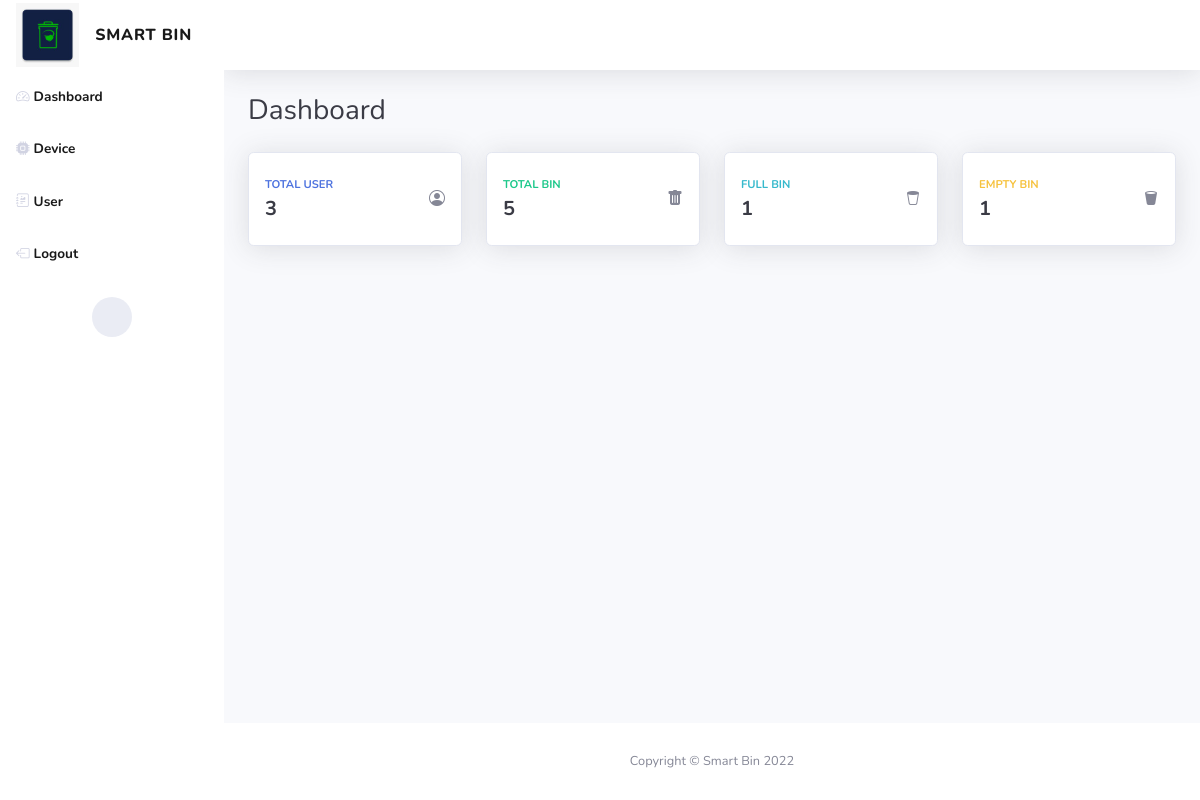
The app's page / (signed in) with its own data.
### landing/models.py (models this page shows, shortened)
class SiteInfo(models.Model):
    name = models.CharField(max_length=50)
    icon = models.ImageField(upload_to='Logo')
    logo = models.ImageField(upload_to='Logo')

### landing/views.py (the view)
# urls.py: 2. Add a URL to urlpatterns:  path('', views.home, name='home')
@login_required
def home(request):
    site = SiteInfo.objects.all().first()
    user = AppUser.objects.all().count()
    bin = Device.objects.all().count()
    fullbin = Device.objects.filter(percentage__gte=90).count()
    emptybin = Device.objects.filter(percentage__lte=10).count()
    context = {
        "title": "Dashboard",
        "site": site,
        "user": user,
        "bin": bin,
        "fullbin": fullbin,
        "emptybin": emptybin,
    }
    return render(request, 'dashboard/index.html', context)

### templates/dashboard/index.html
{% extends "dashboard/base.html" %}
{% block content %}
<div class="container-fluid">
    <div class="d-sm-flex justify-content-between align-items-center mb-4">
        <h3 class="text-dark mb-0">Dashboard</h3>
    </div>
    <div class="row">
        <div class="col-md-6 col-xl-3 mb-4">
            <div class="card shadow border-start-primary py-2">
                <div class="card-body">
                    <div class="row align-items-center no-gutters">
                        <div class="col me-2">
                            <div class="text-uppercase text-primary fw-bold text-xs mb-1">
                                <span>Total User</span></div>
                            <div class="text-dark fw-bold h5 mb-0"><span>{{user}}</span></div>
                        </div>
                        <div class="col-auto"><i class="bi bi-person-circle"></i></div>
                    </div>
                </div>
            </div>
        </div>
        <div class="col-md-6 col-xl-3 mb-4">
            <div class="card shadow border-start-success py-2">
                <div class="card-body">
                    <div class="row align-items-center no-gutters">
                        <div class="col me-2">
                            <div class="text-uppercase text-success fw-bold text-xs mb-1">
                                <span>Total Bin</span></div>
                            <div class="text-dark fw-bold h5 mb-0"><span>{{bin}}</span></div>
                        </div>
                        <div class="col-auto"><i class="bi bi-trash-fill"></i></div>
                    </div>
                </div>
            </div>
        </div>
        <div class="col-md-6 col-xl-3 mb-4">
            <div class="card shadow border-start-info py-2">
                <div class="card-body">
                    <div class="row align-items-center no-gutters">
                        <div class="col me-2">
                            <div class="text-uppercase text-info fw-bold text-xs mb-1"><span>Full Bin</span></div>
                            <div class="row g-0 align-items-center">
                                <div class="col-auto">
                                    <div class="text-dark fw-bold h5 mb-0 me-3"><span>{{fullbin}}</span></div>
                                </div>
                            </div>
                        </div>
                        <div class="col-auto"><i class="bi bi-trash2"></i></div>
                    </div>
                </div>
            </div>
        </div>
        <div class="col-md-6 col-xl-3 mb-4">
            <div class="card shadow border-start-warning py-2">
                <div class="card-body">
                    <div class="row align-items-center no-gutters">
                        <div class="col me-2">
                            <div class="text-uppercase text-warning fw-bold text-xs mb-1">
                                <span>Empty Bin&nbsp;</span></div>
                            <div class="text-dark fw-bold h5 mb-0"><span>{{emptybin}}</span></div>
                        </div>
                        <div class="col-auto"><i class="bi bi-trash2-fill"></i></div>
                    </div>
                </div>
            </div>
        </div>
    </div>
</div>
{% endblock %}

### templates/dashboard/base.html (shortened to what this page needs)
{% load static %}
<!DOCTYPE html>
<html>
<head>
    <link rel="stylesheet" href="{% static 'dashboard/assets/bootstrap/css/bootstrap.min.css' %}">
    <link rel="stylesheet" href="{% static 'dashboard/assets/fonts/fontawesome-all.min.css' %}">
    <link rel="stylesheet" href="https://cdn.jsdelivr.net/npm/bootstrap-icons@1.9.1/font/bootstrap-icons.css">
</head>
<body id="page-top">
<div id="wrapper">
    <nav class="navbar navbar-light textmuted text-muted align-items-start sidebar sidebar-light accordion bg-white p-0">
        <div class="container-fluid d-flex flex-column p-0"><a
                class="navbar-brand link-danger d-flex justify-content-center align-items-center sidebar-brand m-0"
                href="#">
            <div class="sidebar-brand-icon"><img src="{{ site.logo.url }}" class="img-fluid"></div>
            <div class="sidebar-brand-text mx-3"><span>{{ site.name }}</span></div>
        </a>
            <ul class="navbar-nav text-dark" id="accordionSidebar">
                <li class="nav-item"><a class="nav-link active" href="{% url 'home' %}"><i class="bi bi-speedometer2"></i><span>Dashboard</span></a>
                </li>
                <li class="nav-item"><a class="nav-link active" href="{% url 'device_list' %}"><i
                        class="bi bi-cpu-fill"></i><span>Device</span></a></li>
                <li class="nav-item"><a class="nav-link active" href="{% url 'user_list' %}"><i
                        class="bi bi-journal-richtext"></i><span>User</span></a></li>
                <li class="nav-item"><a
                        class="nav-link active" href="{% url 'logout' %}"><i class="bi bi-box-arrow-left"></i><span>Logout</span></a>
                </li>
            </ul>
            <div class="text-center d-none d-md-inline">
                <button class="btn rounded-circle border-0" id="sidebarToggle" type="button"></button>
            </div>
        </div>
    </nav>
    <div class="d-flex flex-column" id="content-wrapper">
        <div id="content">
            <nav class="navbar navbar-light navbar-expand bg-white shadow mb-4 topbar static-top">
            </nav>
            {% block content %} {% endblock %}
        </div>
        <footer class="bg-white sticky-footer">
            <div class="container my-auto">
                <div class="text-center my-auto copyright"><span>Copyright © {{ site.name }} 2022</span></div>
            </div>
        </footer>
    </div>
</div>
</body>
</html>

### records on screen
SiteInfo: logo (picture), name "SMART BIN", name "Smart Bin"

### other values on screen
{{ user }} "3"
{{ bin }} "5"
{{ fullbin }} "1"
{{ emptybin }} "1"
